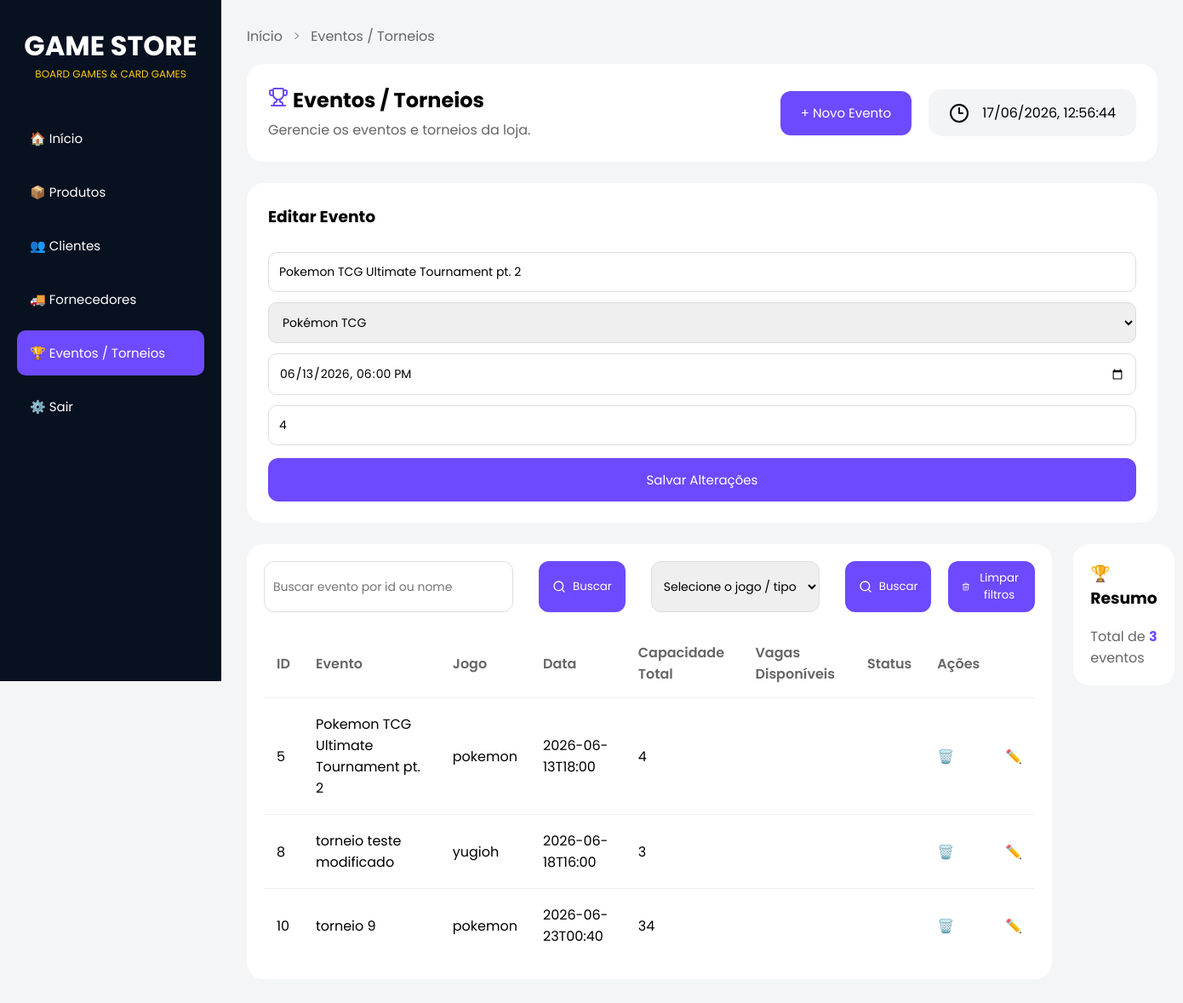
The page /eventos/editar/5 on the database as committed earlier.
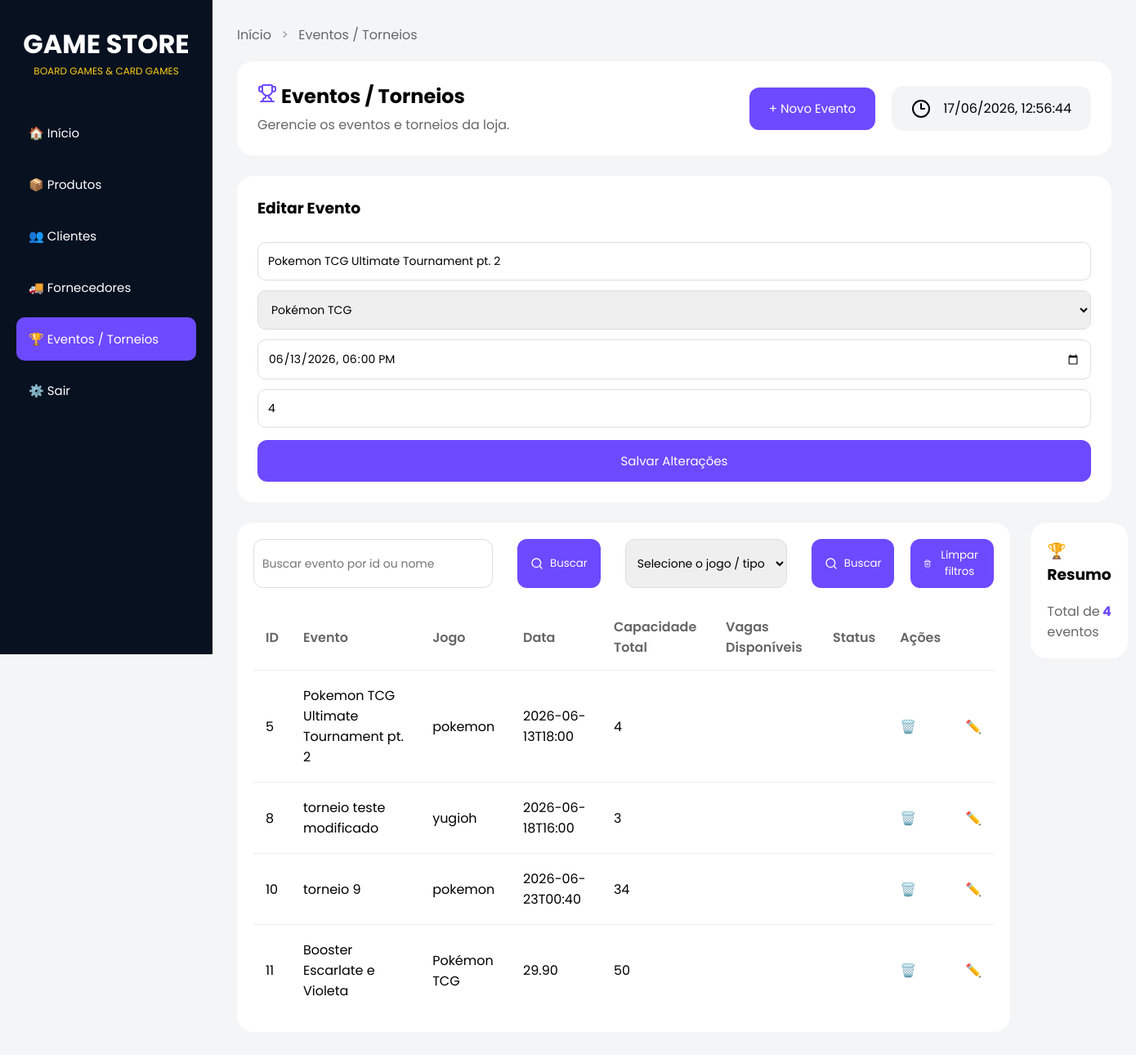
The same page on the database as committed later.
### tables this page shows
CREATE TABLE eventos (
            id INTEGER PRIMARY KEY AUTOINCREMENT,
            nome TEXT NOT NULL,
            jogo TEXT NOT NULL,
            data TEXT NOT NULL,
            vagas INTEGER NOT NULL
        );

### routes.py (the view)
@app.route("/eventos/editar/<int:id>", methods=["GET"])
def mostrar_edicao(id):
    evento = buscar_evento(id)
    lista = listar_eventos()
    return render_template("eventos.html", eventos=lista, total_eventos=len(lista), evento_edicao=evento, modo="editar")

### database.py (called while the page is built)
def conectar():
    return sqlite3.connect(CAMINHO_BANCO)

### modules/eventos.py (called while the page is built)
def listar_eventos():
    conn = conectar()
    cursor = conn.cursor()
    cursor.execute("SELECT * FROM eventos") # seleciona tudo da tabela eventos
    eventos = cursor.fetchall()
    conn.close()
    return eventos # retorna tudo q selecionamos com o fetchall

def buscar_evento(id): # Receber um id ↓ SELECT * FROM eventos WHERE id = ? ↓ fetchone()↓ return evento
    conn = conectar()
    cursor = conn.cursor()
    cursor.execute("""SELECT * FROM eventos
                      WHERE id = ?""",(id,))
    evento = cursor.fetchone()
    conn.close()
    return evento

### templates/eventos.html (shortened to what the changed rows need)
<!doctype html>
<html lang="pt-BR">
<head>
  <link rel="stylesheet" href="{{ url_for('static', filename='eventos.css') }}" />
</head>
<body>
  <div class="sidebar">
    <div class="logo">
      <h1>GAME STORE</h1>
    </div>
  </div>
  <main class="main">
    <section class="topo">
      <div class="titulo-subt">
        <h1><i data-lucide="trophy" class="lucide-trophy"></i> Eventos / Torneios</h1>
      </div>
    </section>
    <div class="card-form" id="formEvento" {% if modo=="criar" %} style="display:none;" {% endif %}>
      {%if modo == "criar"%}
      <h3>Novo Evento</h3>
      <form action="/eventos/criar" method="POST">
        <input type="text" name="nome" placeholder="Nome do evento" required />
        <select name="jogo" required>
          <option value="" disabled selected>Selecione o jogo / tipo</option>
          <option value="pokemon">Pokémon TCG</option>
          <option value="magic">Magic: The Gathering</option>
          <option value="yugioh">Yu-Gi-Oh!</option>
          <option value="board">Board Game</option>
        </select>
        <input type="datetime-local" name="data" required />
        <input type="number" name="vagas" min="1" placeholder="Quantidade de vagas" required />
        <button type="submit">Cadastrar</button>
      </form>
      {% elif modo == "editar" %}
      <h3>Editar Evento</h3>
      <form action="/eventos/atualizar/{{ evento_edicao[0] }}" method="POST">
        <input type="text" name="nome" placeholder="Nome do evento" value="{{ evento_edicao[1] }}" required />
        <select name="jogo" required>
          <option value="pokemon" {% if evento_edicao[2]=="pokemon" %}selected{% endif %}>
            Pokémon TCG
          </option>
        </select>
        <input type="datetime-local" name="data" value="{{ evento_edicao[3] }}" required />
        <input type="number" name="vagas" min="1" placeholder="Quantidade de vagas" value="{{ evento_edicao[4] }}"
          required />
        <button type="submit">Salvar Alterações</button>
      </form>
      {% endif %}
    </div>
    <section class="content">
      <div class="eventos">
        <table class="tabela-eventos">
          <thead>
            <tr>
              <th>ID</th>
              <th>Evento</th>
              <th>Jogo</th>
              <th>Data</th>
              <th>Capacidade Total</th>
              <th>Vagas Disponíveis</th>
              <th>Status</th>
              <th>Ações</th>
            </tr>
          </thead>
          <tbody>
            {% if eventos%}
            {% for evento in eventos %}
            <tr>
              <td>{{ evento[0] }}</td>
              <td>{{ evento[1] }}</td>
              <td>{{ evento[2] }}</td>
              <td>{{ evento[3] }}</td>
              <td>{{ evento[4] }}</td>
              <td>{{ evento[5] }}</td>
              <td>{{ evento[6] }}</td>
              <td>
                <form action="/eventos/excluir/{{ evento[0] }}" method="POST">
                  <button type="submit">🗑️</button>
                </form>
              </td>
              <td>
                <form action="/eventos/editar/{{ evento[0] }}" method="GET">
                  <button type="submit">✏️</button>
                </form>
              </td>
              {% endfor %}
            </tr>
            {% else %}
            <tr>
              <td colspan="6">
                Nenhum evento encontrado
              </td>
            </tr>
            {% endif %}
          </tbody>
        </table>
      </div>
      <aside class="barra-direita">
        <div class="card">
          <div class="info">
            <span>Total de eventos</span>
            <strong>{{ total_eventos }}</strong>
          </div>
        </div>
      </aside>
    </section>
  </main>
</body>
</html>

Rows that differ between the two databases and show on the page:
added eventos: id "11", nome "Booster Escarlate e Violeta", jogo "Pokémon TCG", data "29.90", vagas "50"
Other text that changed with them:
{{ total_eventos }}: "3" → "4"
